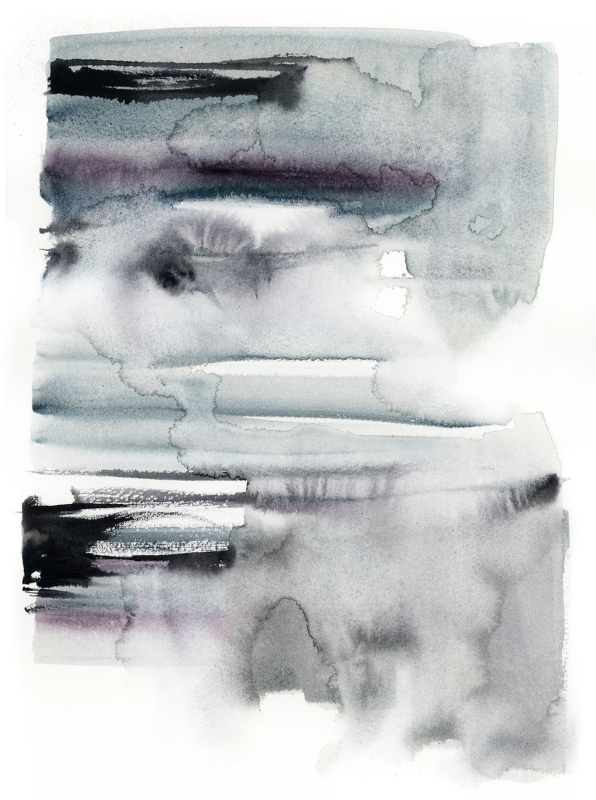
#> input picture data/abstract/1.png, 1788 x 2400 px (shown at 1/3 size); its folder holds 4 pictures in this run
$ python image_processing_resize.py
#> lines starting #> are read from the running program, lines starting #| are printed output that depends on the picture
import os
import cv2 as cv
import glob

INPUT_FOLDER = 'data/abstract/*'
OUTPUT_FOLDER = 'data/abstract_modified/'
TARGET_SIZE = 1024

# gets the list of images
images = glob.glob(INPUT_FOLDER)
print(f'Number of images: {len(images)}')

# function for resizing and saving each version of the images
image_count = 0

for image in images:
    print(image)
    im = cv.imread(image)
#> im is the input picture: shape (2400, 1788, 3); mean B, G, R 199.5, 198.4, 196
    im = cv.resize(im, (TARGET_SIZE, TARGET_SIZE))
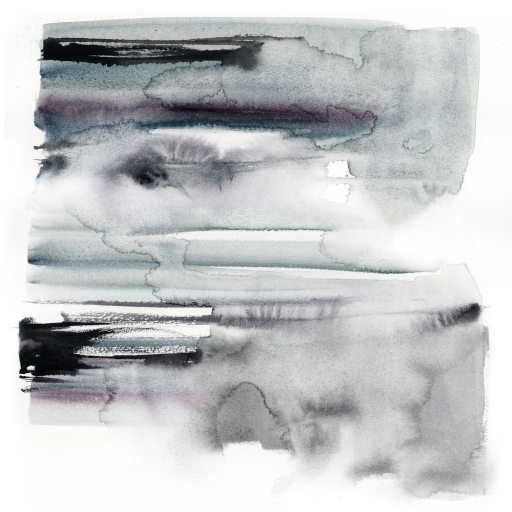
#> im: shape (1024, 1024, 3) (shown at 1/2 size); mean B, G, R 199.4, 198.3, 195.9
    cv.imwrite(OUTPUT_FOLDER + str(image_count) + '.png', im)
    image_count += 1
#> pass 2 of the loop `for image in images:`:
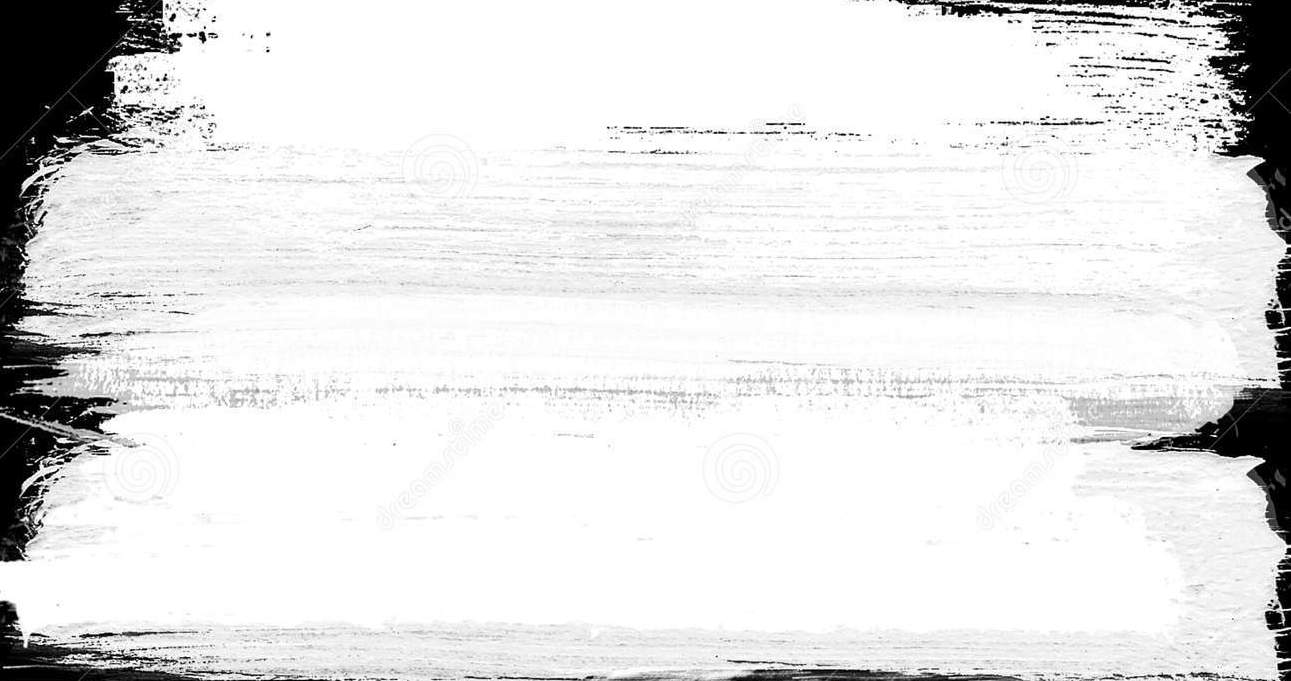
#> input picture data/abstract/1021.jpeg, 1291 x 681 px
#> im is the input picture: shape (681, 1291, 3); mean B, G, R 227, 227, 227
#> `im = cv.resize(im, (TARGET_SIZE, TARGET_SIZE))`:
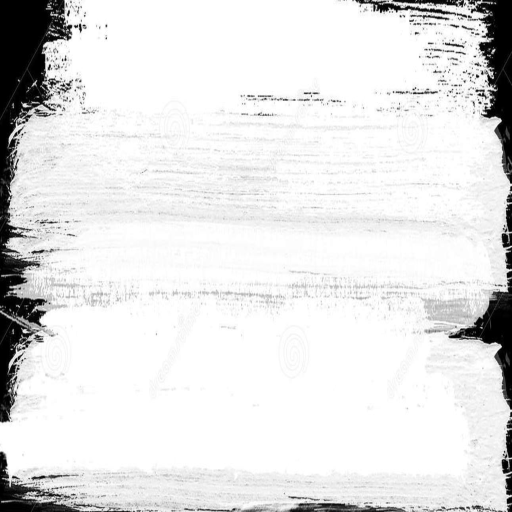
#> im: shape (1024, 1024, 3) (shown at 1/2 size); mean B, G, R 226.9, 226.9, 226.9
#> pass 3 of the loop `for image in images:`:
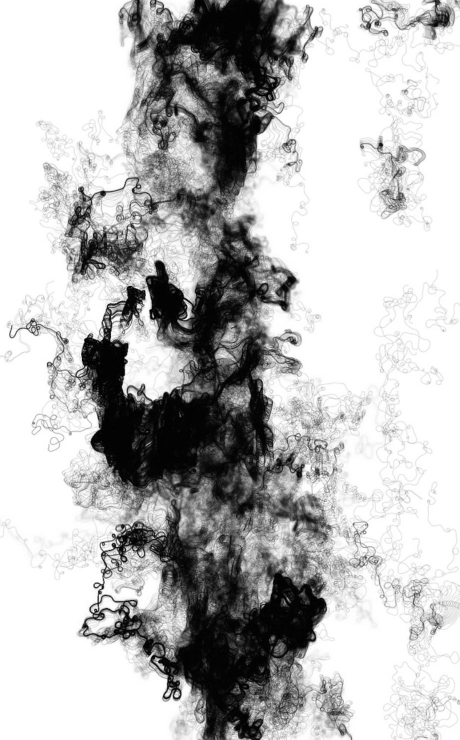
#> input picture data/abstract/1079.png, 919 x 1479 px (shown at 1/2 size)
#> im is the input picture: shape (1479, 919, 3); min 0, max 255, mean 185.3
#> `im = cv.resize(im, (TARGET_SIZE, TARGET_SIZE))`:
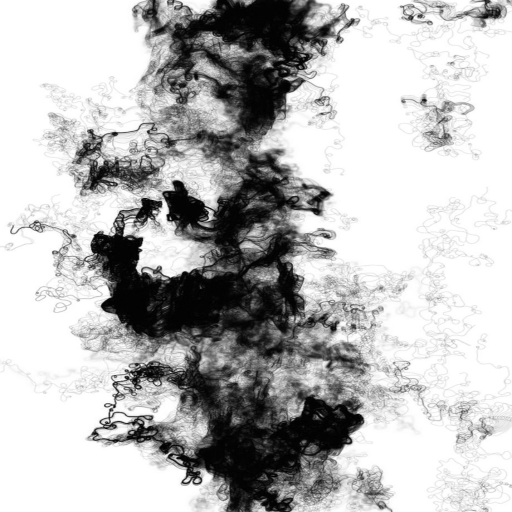
#> im: shape (1024, 1024, 3) (shown at 1/2 size); min 0, max 255, mean 185.2
#> the loop made 4 passes; the first 3 are shown
